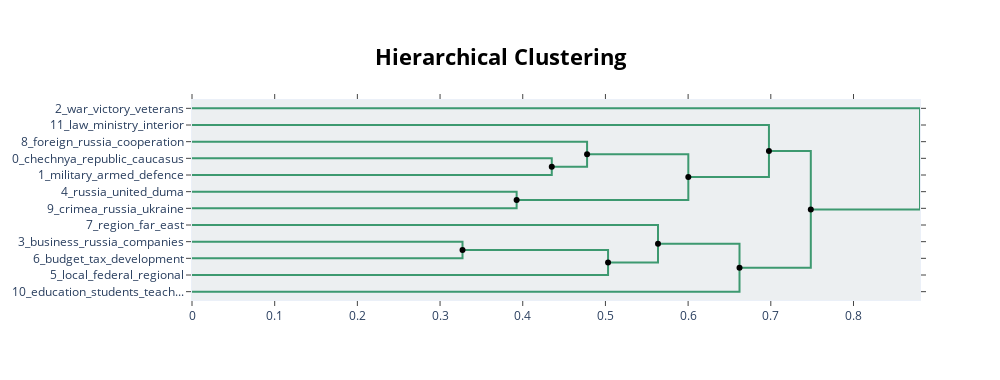

Notebook cell for this chart:
### Markdown cell above
To be added to the README

# Creating the Topic Hirarchy

Hierarchical labels¶
Although visualizing this hierarchy gives us information about the structure, it would be helpful to see what happens to the topic representations when merging topics. To do so, we first need to calculate the representations of the hierarchical topics with ```topic_model.hierarchical_topics(docs)``` and visualise it with ```topic_model.visualize_hierarchy```. (More info here - https://maartengr.github.io/BERTopic/getting_started/visualization/visualization.html#visualize-topic-hierarchy)(hierarchical_topics=hierarchical_topics)```

### Code cell
# This will create a hierarchical structure of topics based on their similarity.
hierarchical_topics = topic_model.hierarchical_topics(docs)
# Visualize the hierarchical topics
topic_model.visualize_hierarchy(hierarchical_topics=hierarchical_topics)

### Figure 1 — Plotly figure (JSON) as saved in the notebook; plotly's stock layout.template omitted (floating-point values rounded to 4 significant figures)
{"data": [{"hoverinfo": "text", "marker": {"color": "rgb(61,153,112)"}, "mode": "lines", "text": ["chechnya_republic_caucasus_chechen_russia", "", "", "military_armed_defence_drug_security"], "type": "scatter", "x": [0.0, 0.4351, 0.4351, 0.0], "xaxis": "x", "y": [-35.0, -35.0, -45.0, -45.0], "yaxis": "y"}, {"hoverinfo": "text", "marker": {"color": "rgb(61,153,112)"}, "mode": "lines", "text": ["foreign_russia_cooperation_relations_interests", "", "", "military_security_russia_armed_defence"], "type": "scatter", "x": [0.0, 0.4778, 0.4778, 0.4351], "xaxis": "x", "y": [-25.0, -25.0, -40.0, -40.0], "yaxis": "y"}, {"hoverinfo": "text", "marker": {"color": "rgb(61,153,112)"}, "mode": "lines", "text": ["russia_united_duma_election_elections", "", "", "crimea_russia_ukraine_russian_one"], "type": "scatter", "x": [0.0, 0.3926, 0.3926, 0.0], "xaxis": "x", "y": [-55.0, -55.0, -65.0, -65.0], "yaxis": "y"}, {"hoverinfo": "text", "marker": {"color": "rgb(61,153,112)"}, "mode": "lines", "text": ["russia_military_security_armed_russian", "", "", "russia_united_duma_election_russian"], "type": "scatter", "x": [0.4778, 0.6002, 0.6002, 0.3926], "xaxis": "x", "y": [-32.5, -32.5, -60.0, -60.0], "yaxis": "y"}, {"hoverinfo": "text", "marker": {"color": "rgb(61,153,112)"}, "mode": "lines", "text": ["law_ministry_interior_police_enforcement", "", "", "russia_military_russian_security_one"], "type": "scatter", "x": [0.0, 0.6978, 0.6978, 0.6002], "xaxis": "x", "y": [-15.0, -15.0, -46.25, -46.25], "yaxis": "y"}, {"hoverinfo": "text", "marker": {"color": "rgb(61,153,112)"}, "mode": "lines", "text": ["business_russia_companies_investment_russian", "", "", "budget_tax_development_federal_services"], "type": "scatter", "x": [0.0, 0.3272, 0.3272, 0.0], "xaxis": "x", "y": [-85.0, -85.0, -95.0, -95.0], "yaxis": "y"}, {"hoverinfo": "text", "marker": {"color": "rgb(61,153,112)"}, "mode": "lines", "text": ["business_budget_development_companies_russia", "", "", "local_federal_regional_regions_council"], "type": "scatter", "x": [0.3272, 0.5032, 0.5032, 0.0], "xaxis": "x", "y": [-90.0, -90.0, -105.0, -105.0], "yaxis": "y"}, {"hoverinfo": "text", "marker": {"color": "rgb(61,153,112)"}, "mode": "lines", "text": ["region_far_east_district_development", "", "", "business_budget_development_russian_federal"], "type": "scatter", "x": [0.0, 0.5636, 0.5636, 0.5032], "xaxis": "x", "y": [-75.0, -75.0, -97.5, -97.5], "yaxis": "y"}, {"hoverinfo": "text", "marker": {"color": "rgb(61,153,112)"}, "mode": "lines", "text": ["development_federal_business_russia_russian", "", "", "education_students_teachers_universities_school"], "type": "scatter", "x": [0.5636, 0.6622, 0.6622, 0.0], "xaxis": "x", "y": [-86.25, -86.25, -115.0, -115.0], "yaxis": "y"}, {"hoverinfo": "text", "marker": {"color": "rgb(61,153,112)"}, "mode": "lines", "text": ["russia_russian_military_security_law", "", "", "education_development_russia_federal_russian"], "type": "scatter", "x": [0.6978, 0.7484, 0.7484, 0.6622], "xaxis": "x", "y": [-30.62, -30.62, -100.6, -100.6], "yaxis": "y"}, {"hoverinfo": "text", "marker": {"color": "rgb(61,153,112)"}, "mode": "lines", "text": ["war_victory_veterans_soviet_memory", "", "", "russia_russian_development_one_situation"], "type": "scatter", "x": [0.0, 0.8804, 0.8804, 0.7484], "xaxis": "x", "y": [-5.0, -5.0, -65.62, -65.62], "yaxis": "y"}, {"hoverinfo": "text", "hovertext": ["russia_military_security_armed_russian", "business_budget_development_companies_russia", "development_federal_business_russia_russian", "russia_russian_military_security_law"], "marker": {"color": "black"}, "mode": "markers", "showlegend": false, "type": "scatter", "x": [0.4778, 0.3272, 0.5636, 0.6978], "y": [-32.5, -90, -86.25, -30.62]}, {"hoverinfo": "text", "hovertext": ["military_security_russia_armed_defence", "russia_united_duma_election_russian", "russia_military_russian_security_one", "business_budget_development_russian_federal", "education_development_russia_federal_russian", "russia_russian_development_one_situation"], "marker": {"color": "black"}, "mode": "markers", "showlegend": false, "type": "scatter", "x": [0.4351, 0.3926, 0.6002, 0.5032, 0.6622, 0.7484], "y": [-40, -60, -46.25, -97.5, -100.6, -65.62]}], "layout": {"autosize": false, "height": 380, "hoverlabel": {"bgcolor": "white", "font": {"family": "Rockwell", "size": 16}}, "hovermode": "closest", "plot_bgcolor": "#ECEFF1", "showlegend": false, "title": {"font": {"color": "Black", "size": 22}, "text": "<b>Hierarchical Clustering</b>", "x": 0.5, "xanchor": "center", "yanchor": "top"}, "width": 1000, "xaxis": {"mirror": "allticks", "rangemode": "tozero", "showgrid": false, "showline": true, "showticklabels": true, "ticks": "outside", "type": "linear", "zeroline": false}, "yaxis": {"mirror": "allticks", "range": [-120, 0], "rangemode": "tozero", "showgrid": false, "showline": true, "showticklabels": true, "tickmode": "array", "ticks": "outside", "ticktext": ["2_war_victory_veterans", "11_law_ministry_interior", "8_foreign_russia_cooperation", "0_chechnya_republic_caucasus", "1_military_armed_defence", "4_russia_united_duma", "9_crimea_russia_ukraine", "7_region_far_east", "3_business_russia_companies", "6_budget_tax_development", "5_local_federal_regional", "10_education_students_teach..."], "tickvals": [-5, -15, -25, -35, -45, -55, -65, -75, -85, -95, -105, -115], "type": "linear", "zeroline": false}}}
